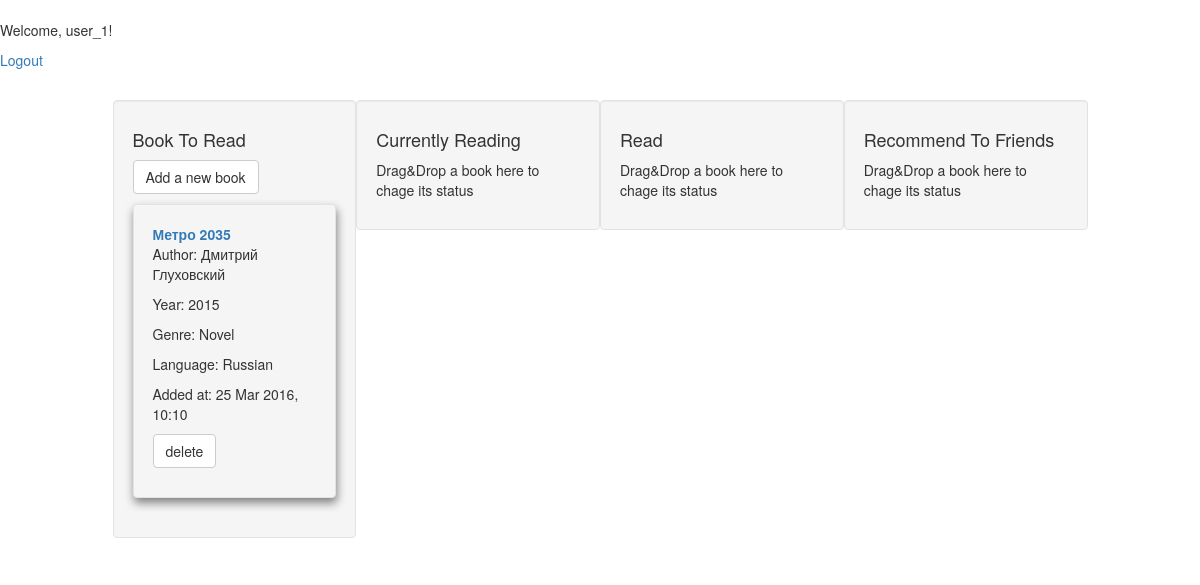
The page /books/user/8/ (signed in) on the database as committed earlier.
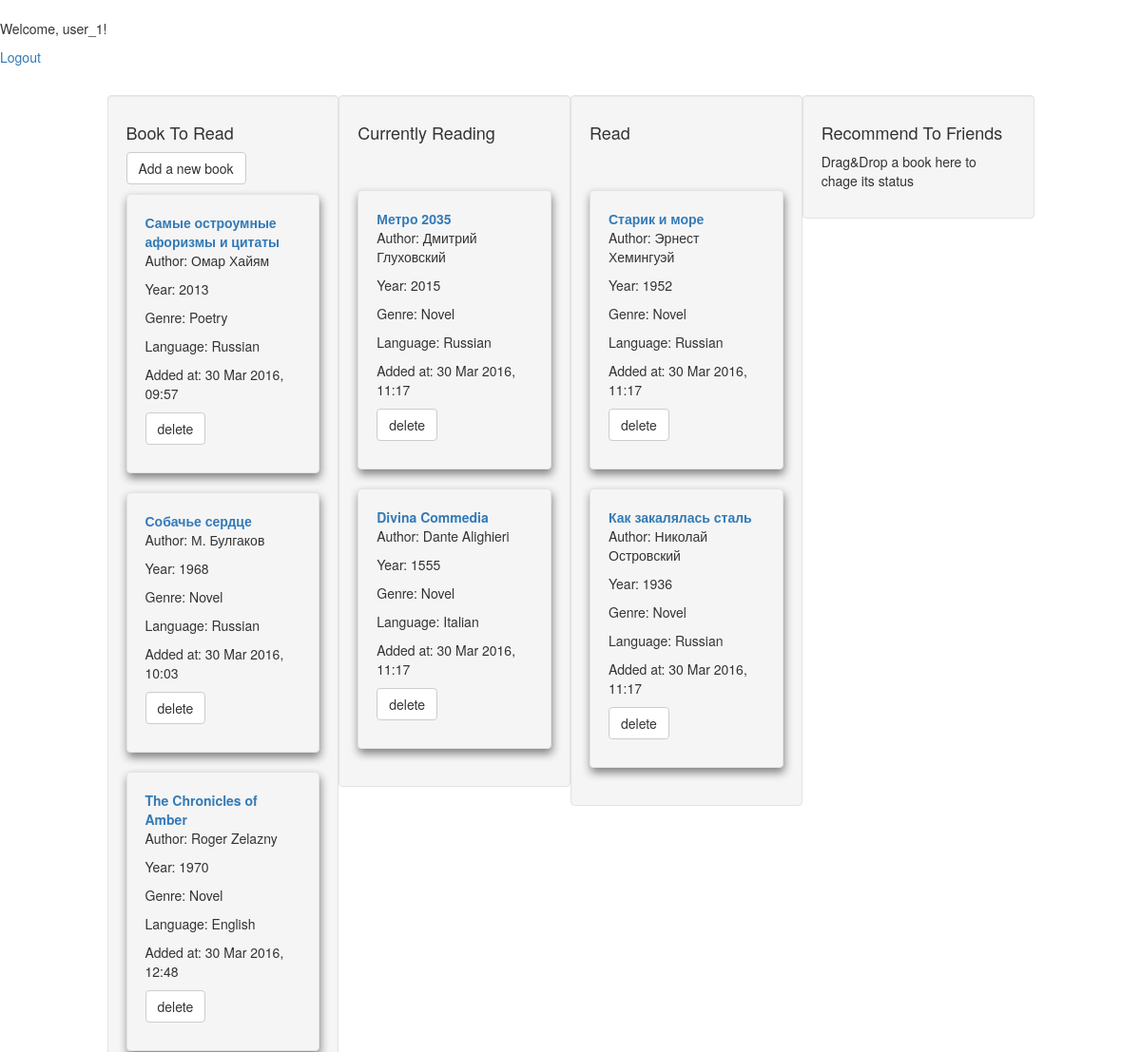
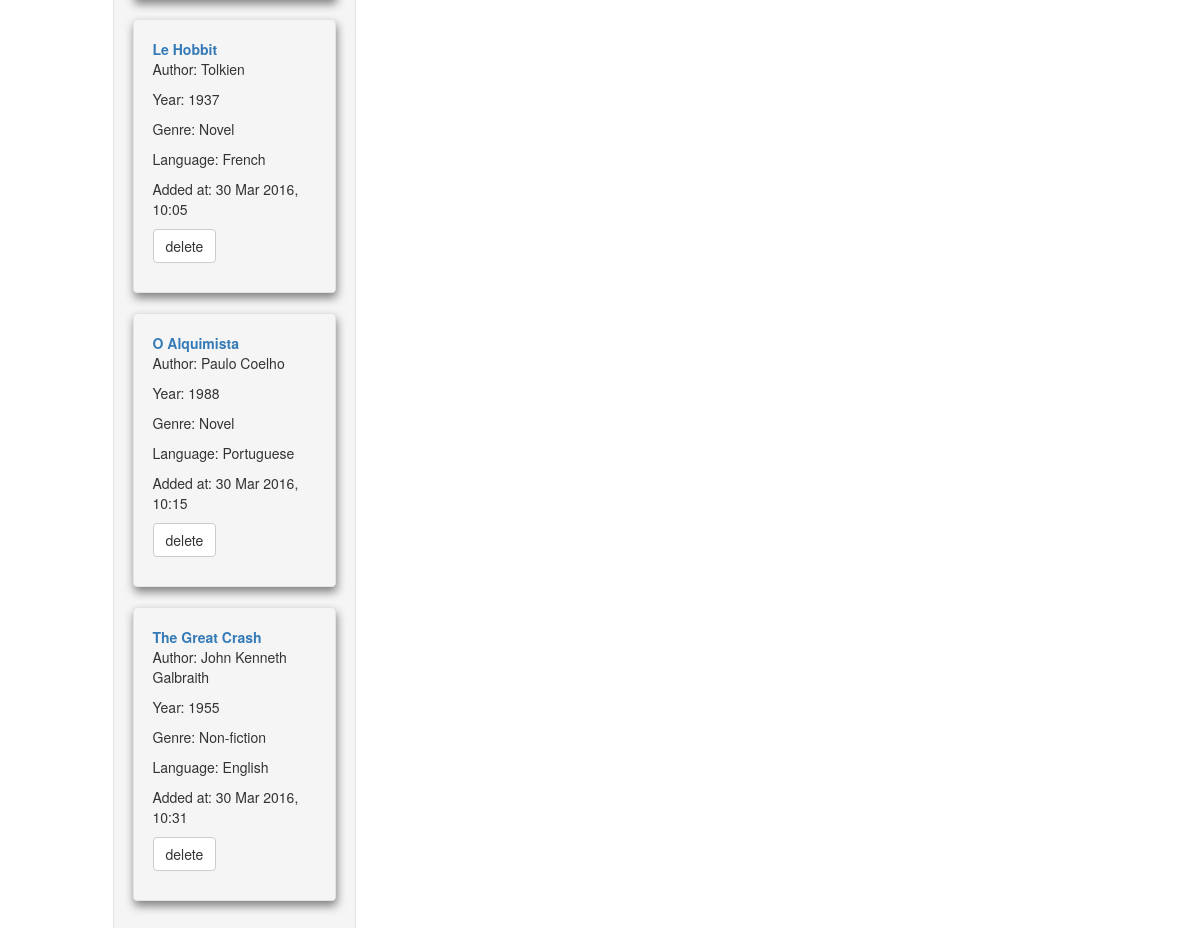
The same page on the database as committed later (2 pictures, top to bottom).
### track/models.py (models this page shows, shortened)
class Status(models.Model):
    status_text = models.CharField(max_length=100)

class Book(models.Model):
    title = models.CharField(max_length=200)
    author = models.CharField(max_length=200)
    year = models.CharField(max_length=200)
    genre = models.ForeignKey(Genre, on_delete=models.CASCADE)
    language = models.ForeignKey(Language, on_delete=models.CASCADE)
    status = models.ForeignKey(Status, on_delete=models.CASCADE)
    user = models.ForeignKey(User, on_delete=models.CASCADE, null=True)
    date_pub = models.DateTimeField('date published')

class Genre(models.Model):
    genre = models.CharField(max_length=100)
    def __str__(self):
        return self.genre

class Language(models.Model):
    language = models.CharField(max_length=100)
    def __str__(self):
        return self.language

### track/views.py (the view)
# urls.py: url(r'^user/(?P<user_id>[0-9]+)/$', views.index, name='index'),
def index(request, user_id):
	if int(user_id) != request.user.id:
		return HttpResponse("This user has forbidden to see his/her board. Return to your page.")
	else:
		template = 'track/base.html'
		try:
			user = User.objects.get(pk=user_id)
		except User.DoesNotExist:
			response = "User with an ID: {} is not found".format(user_id)
			return HttpResponse(response)
		else:
			books = user.book_set.all()
			status_list = Status.objects.all()
			books_list = {status:[] for status in status_list}
			for book in books:
				if book.status in status_list:
					books_list[book.status].append(book)
				else:
					response = "Can't find the status for book '{}'".format(book.title)
					return HttpResponse(response)
			status_to_delete = Status.objects.all().filter(status_text="Deleted")[0]
			books_list.pop(status_to_delete)
			context = {'status_list': status_list,'books_list': books_list}
			return render(request, template, context)

### track/templates/track/base.html (shortened to what this page needs)
<!doctype html>
<html>
    <head>
		{% load staticfiles %}
		<link rel="stylesheet" href="http://maxcdn.bootstrapcdn.com/bootstrap/3.3.6/css/bootstrap.min.css">
	</head>
<body>
<br/>
{% if user.is_authenticated %}
	<div>
		<p>Welcome, {{ user.username }}!</p>
		<p><a href="{% url 'track:logout' %}">Logout</a></p>
	</div>
<br/>
  {% if books_list %}
<div class="container-fluid">
	<div class="content">
	<div class="col-sm-1"></div>
	<div class="col-sm-10">
	<div class="row" id="bookshelf">
	{% for status, books in books_list.items %}
		<div class="col-sm-{% widthratio 12 books_list|length 1 %} well column sortable" id="status_{{status.id}}">
            <h4>{{ status.status_text }}</h4>
			{% if status.id == 1 %}
			<p><a href="{% url 'track:create_book' %}" class="btn btn-default" role="button">Add a new book</a></p>
			{% elif books|length == 0 %}
			<p>Drag&Drop a book here to chage its status</p>
			{% else %}
			<br/><br/>
			{% endif %}
			{% for book in books %}
			<div class="well" style="box-shadow:1px 5px 10px gray" id="book_{{book.id}}">
				<div class="header"><b><a href="{% url 'track:details' book.id %}">{{ book.title }}</a></b></div>
				<div class="content"><p>Author: {{ book.author }}</p><p>Year: {{ book.year }}</p><p>Genre: {{ book.genre }}</p><p>Language: {{ book.language }}</p><p>Added at: {{book.date_pub|date:"d M Y, H:i"}}</p>
				<p><a href="{% url 'track:delete_book' book.id %}" class="btn btn-default" role="button">delete</a></p>
				</div>
			</div>
			{% endfor %}
		</div>
	{% endfor %}
	</div>
	</div>
	<div class="col-sm-1"></div>
	</div>
  {% else %}
    <p>You haven't add any books yet.</p>
  {% endif %}
{% else %}
	<div>You should be logged in to view your books</div>
    <div><p><a href="{% url 'track:register' %}">Register</a></p><p><a href="{% url 'track:login' %}">Login</a></p></div>
{% endif %}
</div>
</body>
</html>

Rows that differ between the two databases and show on the page:
changed Status "Book To Read": loses Book (title "Метро 2035", author "Дмитрий Глуховский", year "2015", genre "Novel", language "Russian", date_pub "25 Mar 2016, 10:10")
added Book: title "Самые остроумные афоризмы и цитаты", author "Омар Хайям", year "2013", genre "Poetry", language "Russian", date_pub "30 Mar 2016, 09:57", shown under Status "Book To Read"
added Book: title "Собачье сердце", author "М. Булгаков", year "1968", genre "Novel", language "Russian", date_pub "30 Mar 2016, 10:03", shown under Status "Book To Read"
added Book: title "The Chronicles of Amber", author "Roger Zelazny", year "1970", genre "Novel", language "English", date_pub "30 Mar 2016, 12:48", shown under Status "Book To Read"
added Book: title "Le Hobbit", author "Tolkien", year "1937", genre "Novel", language "French", date_pub "30 Mar 2016, 10:05", shown under Status "Book To Read"
added Book: title "O Alquimista", author "Paulo Coelho", year "1988", genre "Novel", language "Portuguese", date_pub "30 Mar 2016, 10:15", shown under Status "Book To Read"
added Book: title "The Great Crash", author "John Kenneth Galbraith", year "1955", genre "Non-fiction", language "English", date_pub "30 Mar 2016, 10:31", shown under Status "Book To Read"
changed Status "Currently Reading": gains Book (title "Метро 2035", author "Дмитрий Глуховский", year "2015", genre "Novel", language "Russian", date_pub "30 Mar 2016, 11:17"); no longer shows "Drag&Drop a book here to chage its status"
added Book: title "Divina Commedia", author "Dante Alighieri", year "1555", genre "Novel", language "Italian", date_pub "30 Mar 2016, 11:17", shown under Status "Currently Reading"
shown differently, row unchanged: Status "Read": no longer shows "Drag&Drop a book here to chage its status"
added Book: title "Старик и море", author "Эрнест Хемингуэй", year "1952", genre "Novel", language "Russian", date_pub "30 Mar 2016, 11:17", shown under Status "Read"
added Book: title "Как закалялась сталь", author "Николай Островский", year "1936", genre "Novel", language "Russian", date_pub "30 Mar 2016, 11:17", shown under Status "Read"
